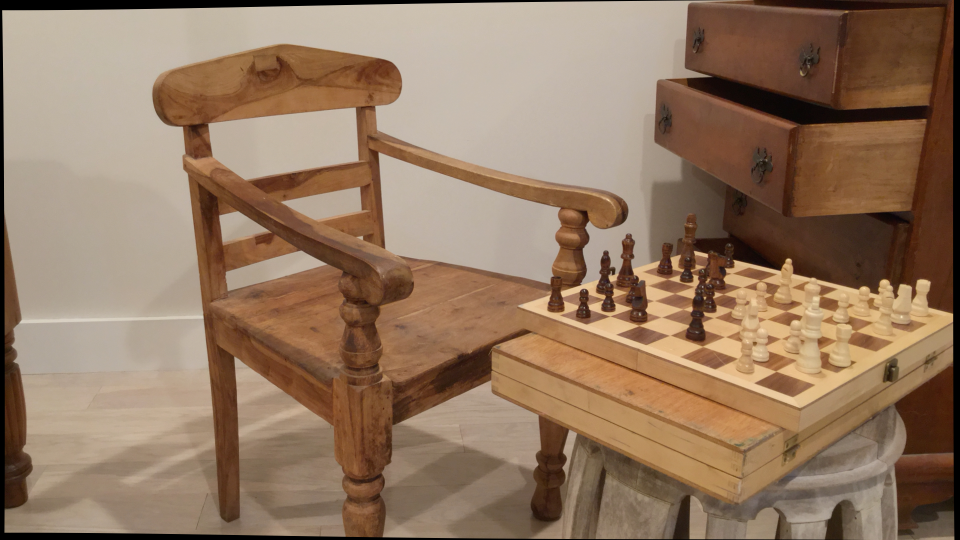
#> input picture data/images/input/chess2/im0.png, 1920 x 1080 px (shown at 1/2 size)
$ jupyter execute --allow-errors Optimized-SemSegModel.ipynb   (older library calls are emulated)
#> lines starting #> are read from the running program, lines starting #| are printed output that depends on the picture
[cell 1]
#!/usr/bin/env python3
# -*- coding: utf-8 -*-
"""
Created on Wed Nov 22 11:48:07 2023

@author: ragavendiranbalasubramanian
"""
#%% Imports
import os
import logging
import time
import cv2
import torch
import matplotlib.pyplot as plt
import numpy as np
from segment_anything import sam_model_registry, SamAutomaticMaskGenerator

[cell 2]
selected_model = "vit_b"  # Change this to the model you want to use
# Configure logging
log_format = '%(asctime)s - %(name)s - %(levelname)s - %(message)s'
logging.basicConfig(filename=f'segmentation_log_{selected_model}.txt', level=logging.INFO, format=log_format)

[cell 3]
def generate_segmentation_mask(image_path, model_type, checkpoint_path):
    # Set device for model
    device = torch.device('cuda:0' if torch.cuda.is_available() else 'cpu')

    # Initialize SAM model
    sam = sam_model_registry[model_type](checkpoint=checkpoint_path).to(device=device)
    mask_generator = SamAutomaticMaskGenerator(sam)

    # Load and process the image
    image = cv2.imread(image_path)
    image_rgb = cv2.cvtColor(image, cv2.COLOR_BGR2RGB)

    # Generate segmentation mask
    start_time = time.time()
    output_mask = mask_generator.generate(image_rgb)
    end_time = time.time()
    execution_time = end_time - start_time

    # Log the execution time
    logging.info(f"generate_segmentation_mask execution time: {execution_time} seconds")
    return output_mask


# [26 lines left out: function save_and_show_output, not called in this run]


def run(model_type, image_path):
#> called with image_path = 'data/images/input/chess2/im0.png'
    image=cv2.imread(image_path)
#> image is the input picture: shape (1080, 1920, 3); mean B, G, R 96.9, 120, 146.9
    # Generate segmentation mask
    segmentation_mask = generate_segmentation_mask(image_path, model_type[0], model_type[1])
    # Visualize and save the result
    output_visualization_dir = os.path.join('data/outputs/visualizations', model_type[0])
    save_and_show_output(segmentation_mask, image_path, output_visualization_dir)
    return segmentation_mask

[cell 4]
models = {
    "vit_b": ("vit_b", "data/models/sam_vit_b_01ec64.pth"),
    "vit_h": ("vit_h", "data/models/sam_vit_h_4b8939.pth"),
    "vit_l": ("vit_l", "data/models/sam_vit_l_0b3195.pth")
}

# Define paths for the left and right images of the stereoscopic pair
left_image_path = 'data/images/input/chess2/im0.png'
right_image_path = 'data/images/input/chess2/im1.png'

logger = logging.getLogger()

# Process the left image
logger.info("Processing left image")
start_time = time.time()
#> (the rest of this cell did not finish here and is left out)

#> (a cell that did not finish here is left out)

#> (a cell that did not finish here is left out)

[cell 7]
import cv2
import numpy as np

# [37 lines left out: functions normalize_filled, match_shapes, not called in this run]

#> (the rest of this cell did not finish here and is left out)

[cell 8]
# [9 lines left out: function process_results, not called in this run]

#> (a cell that did not finish here is left out)

#> (a cell that did not finish here is left out)

[cell 11]
import matplotlib.pyplot as plt
import numpy as np
from PIL import Image

# [38 lines left out: functions apply_mask, display_overlapping_regions, not called in this run]

#> (the rest of this cell did not finish here and is left out)

[cell 12]
# Initialize the stereo block matching object
stereo = cv2.StereoSGBM_create(
    minDisparity=0,
    numDisparities=16,  # Adjust as needed
    blockSize=5  # Adjust as needed
)
# [44 lines left out: functions apply_mask, compute_disparity_for_region, generate_depth_map_from_stereo, not called in this run]

# Example usage
#> (the rest of this cell did not finish here and is left out)

[cell 13]
# [13 lines left out: function visualize_depth_map, not called in this run]

#> (the rest of this cell did not finish here and is left out)

#> (a cell that did not finish here is left out)

[cell 15]
# Function to crop images to mask size and save them
# [18 lines left out: function crop_and_save_masks, not called in this run]

left_folder= f"data/images/output/left"
right_folder= f"data/images/output/right"
# Crop and save masks for left and right images
#> (the rest of this cell did not finish here and is left out)

[cell 16]
import cv2
import glob

# [18 lines left out: functions resize_images_to_same_shape, calculate_image_similarity, not called in this run]

# Get the list of image file paths from both folders
left_images = glob.glob(os.path.join(left_folder, '*.png'))
right_images = glob.glob(os.path.join(right_folder, '*.png'))


matched_images = []

# Iterate over images in both folders
for left_image_path in left_images:
    for right_image_path in right_images:
        # Resize images to the same shape
        img_left, img_right = resize_images_to_same_shape(left_image_path, right_image_path)

        # Calculate similarity
        similarity = calculate_image_similarity(img_left, img_right)

        # Check if similarity is above 70%
        if similarity > 0.7:
            matched_images.append((left_image_path, right_image_path, similarity))

[cell 17]
import matplotlib.pyplot as plt


for i, (left_image_path, right_image_path, similarity) in enumerate(matched_images):
    img_left = cv2.imread(left_image_path)
    img_right = cv2.imread(right_image_path)

    # Create a subplot for each pair
    plt.figure(figsize=(10, 5))

    # Plot left image
    plt.subplot(1, 2, 1)
    plt.imshow(cv2.cvtColor(img_left, cv2.COLOR_BGR2RGB))
    plt.title(f'Left: {os.path.basename(left_image_path)}')
    plt.axis('off')

    # Plot right image
    plt.subplot(1, 2, 2)
    plt.imshow(cv2.cvtColor(img_right, cv2.COLOR_BGR2RGB))
    plt.title(f'Right: {os.path.basename(right_image_path)}\nSimilarity: {similarity:.2f}')
    plt.axis('off')

    # Ensure the output directory exists
    matches_folder = 'data/images/output/matches'
    os.makedirs(matches_folder, exist_ok=True)

    # Save the figure
    plt.savefig(f'{matches_folder}/match_{i}.png')
    plt.close()

# Indicate completion
"Matching images plotted and saved."

[cell 18]
from typing import Tuple
import cv2
import numpy as np
import matplotlib.pyplot as plt

# [5 lines left out: function preprocess_images_for_stereoBM, not called in this run]

def compute_depth_map(img_left: np.ndarray, img_right: np.ndarray) -> np.ndarray:
    stereo = cv2.StereoBM_create(numDisparities=16, blockSize=15)
    disparity = stereo.compute(img_left, img_right)
    disparity_normalized = cv2.normalize(disparity, None, alpha=0, beta=255, norm_type=cv2.NORM_MINMAX, dtype=cv2.CV_8U)

    return disparity_normalized


depth_maps_folder = '/data/images/output/depth_maps'
os.makedirs(depth_maps_folder, exist_ok=True)


depth_map_paths = []

#> (the rest of this cell did not finish here and is left out)

[cell 19]
left_image_path = 'data/images/input/chess2/im0.png'
right_image_path = 'data/images/input/chess2/im1.png'
test_pair = (right_image_path,left_image_path, 0.7085778)

def compute_depth_map_test(pair: Tuple[str, str, float]) -> np.ndarray:
    left_image_path, right_image_path, _ = pair

    # Load and preprocess images
    img_left = cv2.imread(left_image_path, cv2.IMREAD_GRAYSCALE)
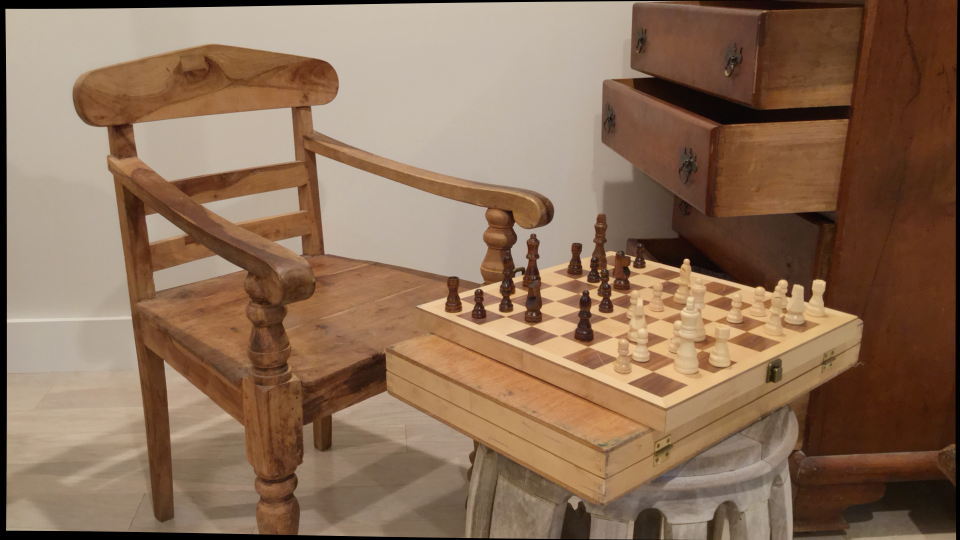
#> input picture data/images/input/chess2/im1.png, 1920 x 1080 px (shown at 1/2 size)
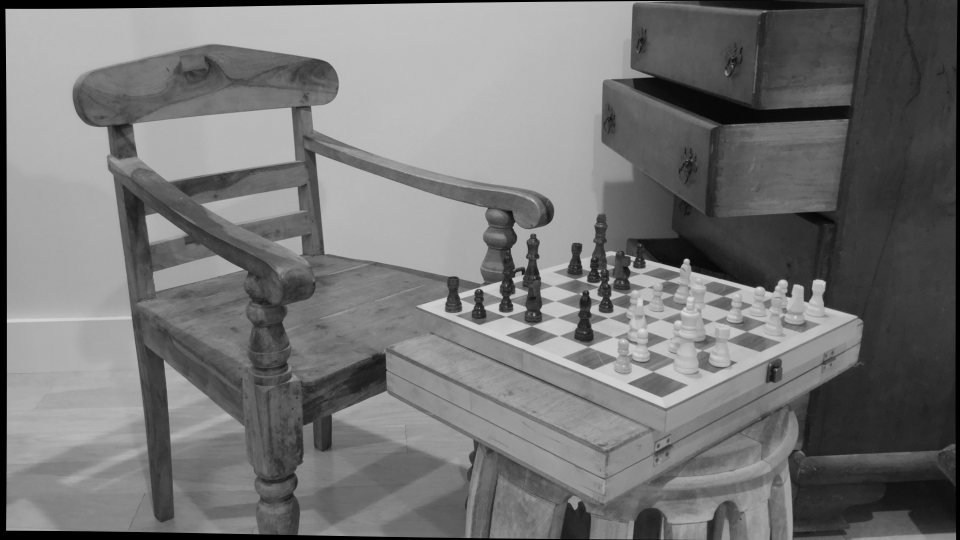
#> img_left: shape (1080, 1920) (shown at 1/2 size); min 0, max 238, mean 116.8
    img_right = cv2.imread(right_image_path, cv2.IMREAD_GRAYSCALE)
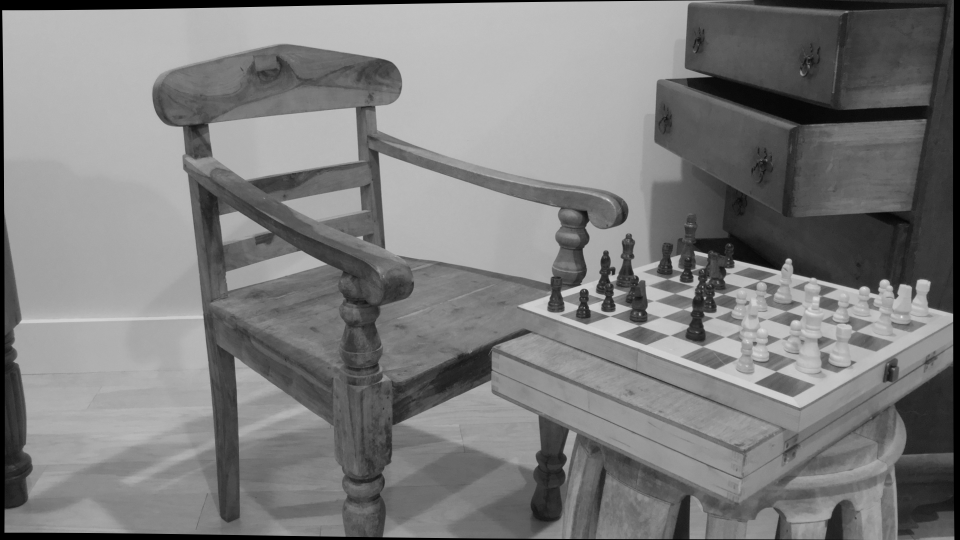
#> img_right: shape (1080, 1920) (shown at 1/2 size); min 0, max 234, mean 124.9

    # Ensure the images are loaded
    if img_left is None or img_right is None:
        raise ValueError("One or both images could not be loaded.")

    # Initialize the StereoBM object
    stereo = cv2.StereoBM_create(numDisparities=16, blockSize=15)

    # Compute the disparity map
    disparity = stereo.compute(img_left, img_right)
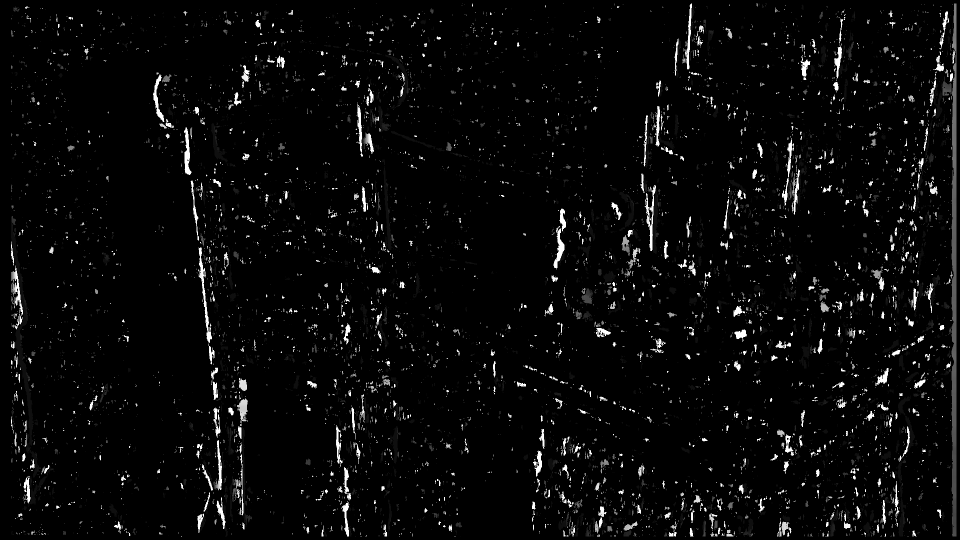
#> disparity: shape (1080, 1920) int16 (shown at 1/2 size); min -16, max 240, mean -6.7; drawn with min black and max white

    # Normalize the disparity map for display
    disparity_normalized = cv2.normalize(disparity, None, alpha=0, beta=255, norm_type=cv2.NORM_MINMAX, dtype=cv2.CV_8U)

    return disparity_normalized

# Test the function with the first matched pair
try:
    depth_map_test = compute_depth_map_test(test_pair)

    # Display the depth map
    plt.imshow(depth_map_test, cmap='jet')
    plt.title(f'Contour Image Map')
    plt.axis('off')
    plt.show()

    "Depth map generated and displayed successfully."
except Exception as e:
    print(str(e))
